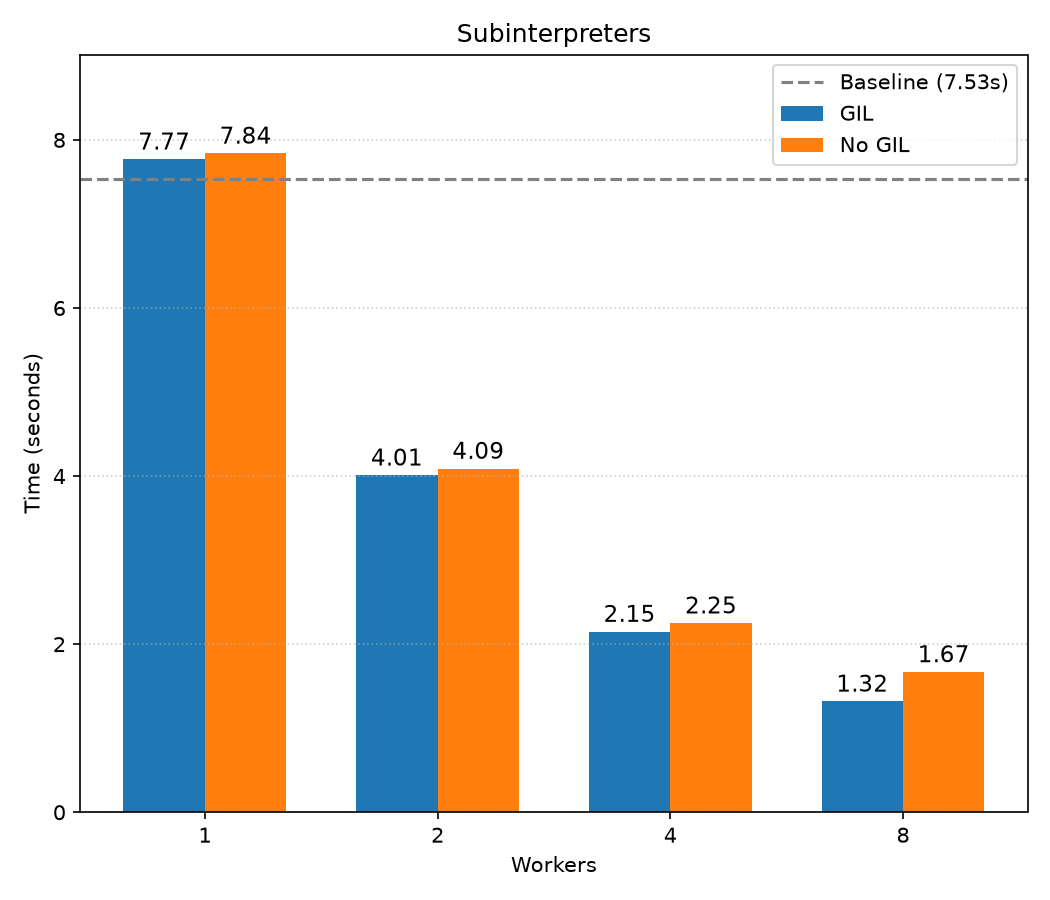

Write Python code to recreate this figure.
import matplotlib.pyplot as plt
import numpy as np

workers = [1, 2, 4, 8]
baseline = 7.53

gil = [7.77, 4.01, 2.15, 1.32]
no_gil = [7.84, 4.09, 2.25, 1.67]

x = np.arange(len(workers))
width = 0.35

fig, ax = plt.subplots(figsize=(7, 6))

bars_gil = ax.bar(x - width / 2, gil, width, label="GIL")
bars_nogil = ax.bar(x + width / 2, no_gil, width, label="No GIL")

for bars in (bars_gil, bars_nogil):
    ax.bar_label(bars, fmt="%.2f", padding=2, fontsize=11)

ax.axhline(
    baseline,
    color="gray",
    linestyle="--",
    linewidth=1.5,
    label=f"Baseline ({baseline}s)",
)

ax.set_title("Subinterpreters")
ax.set_xlabel("Workers")
ax.set_ylabel("Time (seconds)")
ax.set_xticks(x)
ax.set_xticklabels(workers)
ax.set_ylim(0, max(gil + no_gil) * 1.15)
ax.grid(True, axis="y", linestyle=":", alpha=0.6)
ax.legend()

fig.tight_layout()
plt.savefig("benchmark_subinterpreters.png", dpi=150)
